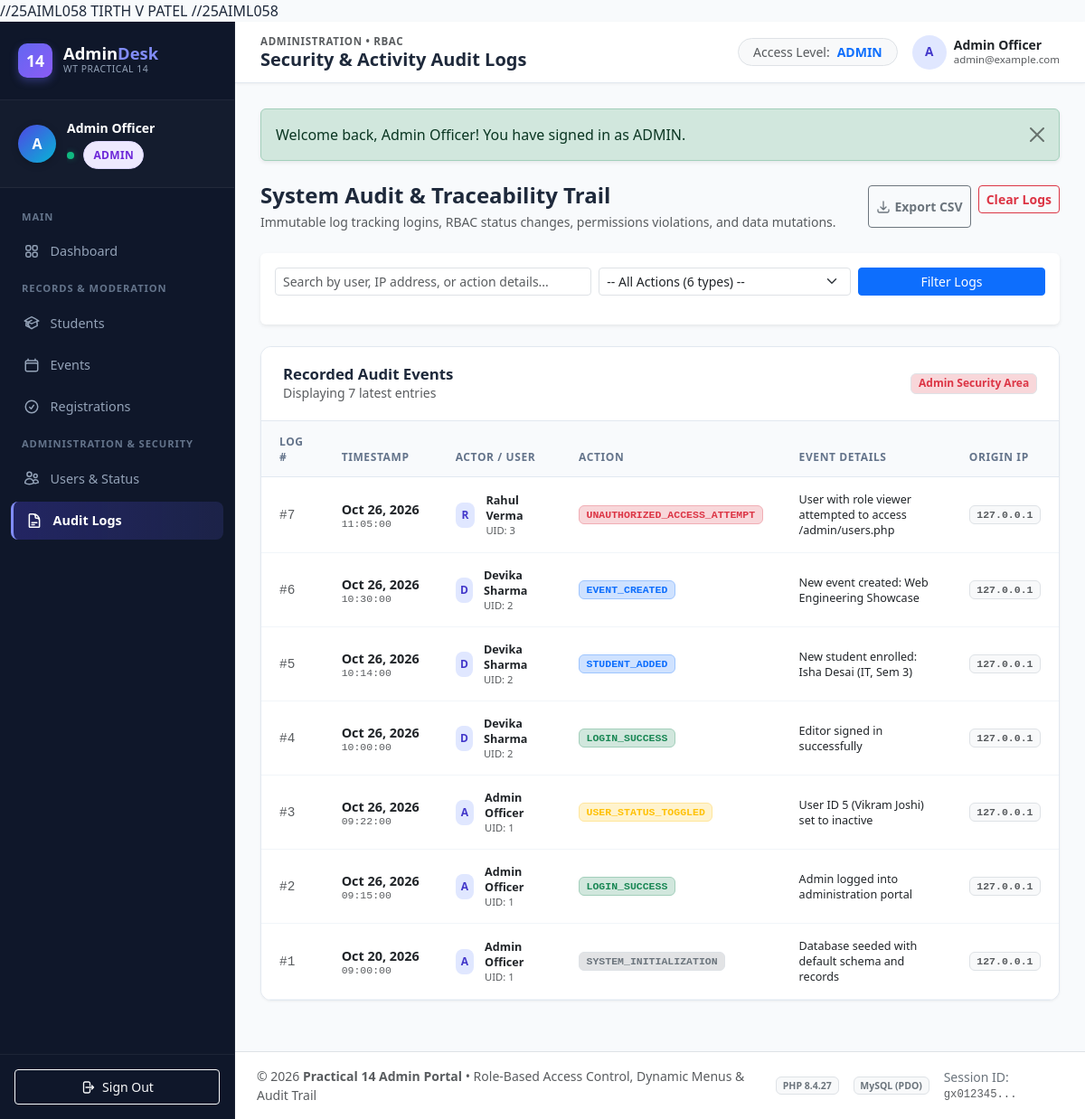
The app's page /admin/audit-logs.php (signed in) with its own data.
### tables this page shows
CREATE TABLE `audit_logs` (
    `id` BIGINT UNSIGNED AUTO_INCREMENT PRIMARY KEY,
    `user_id` INT UNSIGNED NULL,
    `user_name` VARCHAR(100) NOT NULL,
    `action` VARCHAR(100) NOT NULL,
    `details` TEXT NULL,
    `ip_address` VARCHAR(45) NULL,
    `created_at` TIMESTAMP NOT NULL DEFAULT CURRENT_TIMESTAMP,
    INDEX `idx_audit_action` (`action`),
    INDEX `idx_audit_created` (`created_at`),
    CONSTRAINT `fk_audit_user` FOREIGN KEY (`user_id`) REFERENCES `users` (`id`) ON DELETE SET NULL
);

### includes/auth.php (called while the page is built, shortened)
<?php
require_once __DIR__ . '/../config/db.php';
function e($value): string {
    return htmlspecialchars((string)($value ?? ''), ENT_QUOTES, 'UTF-8');
}
function get_flash(): ?array {
    if (isset($_SESSION['flash'])) {
        $flash = $_SESSION['flash'];
        return $flash;
    }
    return null;
}

### admin/audit-logs.php (the view, shortened to what this page needs)
<?php
require_once __DIR__ . '/../includes/auth.php';
$activePage = 'audit_logs';
$pageTitle = 'Security & Activity Audit Logs';
$assetPrefix = '../';
$search = trim($_GET['search'] ?? '');
$sql = 'SELECT id, user_id, user_name, action, details, ip_address, created_at FROM audit_logs WHERE 1=1';
$params = [];
$sql .= ' ORDER BY id DESC LIMIT 250';
$stmt = $pdo->prepare($sql);
$stmt->execute($params);
$logs = $stmt->fetchAll();
$distinctActions = $pdo->query('SELECT DISTINCT action FROM audit_logs ORDER BY action ASC')->fetchAll(PDO::FETCH_COLUMN);
require __DIR__ . '/../includes/header.php';
?>
<div class="d-flex flex-column flex-md-row justify-content-between align-items-md-center gap-3 mb-4">
    <div>
        <h2 class="h4 fw-bold mb-1">System Audit &amp; Traceability Trail</h2>
        <p class="text-muted small mb-0">
            Immutable log tracking logins, RBAC status changes, permissions violations, and data mutations.
        </p>
    </div>
    <div class="d-flex gap-2">
        <a href="audit-logs.php?export=csv" class="btn btn-outline-secondary btn-sm fw-semibold d-flex align-items-center gap-1">
            <svg xmlns="http://www.w3.org/2000/svg" style="width: 16px; height: 16px;" fill="none" viewBox="0 0 24 24" stroke="currentColor">
                <path stroke-linecap="round" stroke-linejoin="round" stroke-width="2" d="M3 16.5v2.25A2.25 2.25 0 005.25 21h13.5A2.25 2.25 0 0021 18.75V16.5M16.5 12L12 16.5m0 0L7.5 12m4.5 4.5V3" />
            </svg>
            <span>Export CSV</span>
        </a>
        <form method="post" action="audit-logs.php" class="d-inline" onsubmit="return confirm('WARNING: Are you sure you want to clear all audit logs?');">
            <button type="submit" class="btn btn-outline-danger btn-sm fw-semibold">
                Clear Logs
            </button>
        </form>
    </div>
</div>
<div class="card border-0 shadow-sm mb-4">
    <div class="card-body p-3">
        <form method="get" action="audit-logs.php" class="row g-2 align-items-center">
            <div class="col-12 col-md-5">
                <input type="text" name="search" class="form-control form-control-sm" placeholder="Search by user, IP address, or action details..." value="<?= e($search) ?>">
            </div>
            <div class="col-12 col-md-4">
                <select name="action_filter" class="form-select form-select-sm">
                    <option value="">-- All Actions (<?= count($distinctActions) ?> types) --</option>
                </select>
            </div>
            <div class="col-12 col-md-3 d-flex gap-2">
                <button type="submit" class="btn btn-primary btn-sm flex-grow-1">Filter Logs</button>
            </div>
        </form>
    </div>
</div>
<div class="content-panel">
    <div class="panel-header">
        <div>
            <h2>Recorded Audit Events</h2>
            <span class="text-muted small">Displaying <?= count($logs) ?> latest entries</span>
        </div>
        <span class="badge bg-danger-subtle text-danger border">Admin Security Area</span>
    </div>
    <div class="table-responsive">
        <table class="table table-modern align-middle">
            <thead>
                <tr>
                    <th>Log #</th>
                    <th>Timestamp</th>
                    <th>Actor / User</th>
                    <th>Action</th>
                    <th>Event Details</th>
                    <th>Origin IP</th>
                </tr>
            </thead>
            <tbody>
                <?php foreach ($logs as $l): ?>
                    <?php
                    $actionBadgeClass = 'bg-secondary-subtle text-secondary';
                    if (strpos($l['action'], 'LOGIN_SUCCESS') !== false) {
                        $actionBadgeClass = 'bg-success-subtle text-success border-success-subtle';
                    } elseif (strpos($l['action'], 'UNAUTHORIZED') !== false || strpos($l['action'], 'LOGIN_FAILED') !== false) {
                        $actionBadgeClass = 'bg-danger-subtle text-danger border-danger-subtle';
                    } elseif (strpos($l['action'], 'STATUS_TOGGLED') !== false || strpos($l['action'], 'ROLE_CHANGED') !== false) {
                        $actionBadgeClass = 'bg-warning-subtle text-warning border-warning-subtle';
                    } elseif (strpos($l['action'], 'DELETED') !== false || strpos($l['action'], 'CANCELLED') !== false) {
                        $actionBadgeClass = 'bg-danger-subtle text-danger border-danger-subtle';
                    } elseif (strpos($l['action'], 'CREATED') !== false || strpos($l['action'], 'ADDED') !== false) {
                        $actionBadgeClass = 'bg-primary-subtle text-primary border-primary-subtle';
                    }
                    ?>
                    <tr>
                        <td class="font-monospace text-muted small">#<?= (int)$l['id'] ?></td>
                        <td class="small text-nowrap">
                            <div class="fw-semibold text-dark"><?= date('M d, Y', strtotime($l['created_at'])) ?></div>
                            <div class="text-muted font-monospace" style="font-size: 0.72rem;"><?= date('H:i:s', strtotime($l['created_at'])) ?></div>
                        </td>
                        <td>
                            <div class="person-cell">
                                <div class="cell-avatar" style="width: 28px; height: 28px; font-size: 0.75rem;">
                                    <?= strtoupper(substr($l['user_name'], 0, 1)) ?>
                                </div>
                                <div>
                                    <div class="fw-semibold text-dark small"><?= e($l['user_name']) ?></div>
                                    <div class="text-muted" style="font-size: 0.7rem;">UID: <?= (int)($l['user_id'] ?? 0) ?></div>
                                </div>
                            </div>
                        </td>
                        <td>
                            <span class="badge border font-monospace <?= $actionBadgeClass ?>" style="font-size: 0.72rem;">
                                <?= e($l['action']) ?>
                            </span>
                        </td>
                        <td>
                            <div class="small text-dark" style="max-width: 420px; line-height: 1.35;">
                                <?= e($l['details']) ?>
                            </div>
                        </td>
                        <td>
                            <span class="badge bg-light text-muted border font-monospace" style="font-size: 0.72rem;">
                                <?= e($l['ip_address'] ?: '127.0.0.1') ?>
                            </span>
                        </td>
                    </tr>
                <?php endforeach; ?>
            </tbody>
        </table>
    </div>
</div>
<?php require __DIR__ . '/../includes/footer.php'; ?>

### config/db.php (shortened to what this page needs)
//25AIML058

### includes/header.php (shortened to what this page needs)
<?php
$user = $_SESSION['user'] ?? null;
$userRole = $user['role'] ?? 'viewer';
$assetPrefix = $assetPrefix ?? '';
$activePage = $activePage ?? 'dashboard';
$pageTitle = $pageTitle ?? 'Admin Dashboard';
$flash = function_exists('get_flash') ? get_flash() : null;
?>
<!DOCTYPE html>
<html lang="en">
<head>
    <link rel="stylesheet" href="https://cdn.jsdelivr.net/npm/bootstrap@5.3.3/dist/css/bootstrap.min.css">
    <link rel="stylesheet" href="<?= $assetPrefix ?>assets/css/style.css">
</head>
<body>
<div class="app-container">
    <aside class="app-sidebar">
        <a href="<?= $assetPrefix ?>dashboard.php" class="sidebar-brand">
            <div class="brand-icon-box">14</div>
            <div>
                <div style="line-height: 1.1;">Admin<span style="color: #818cf8;">Desk</span></div>
                <div style="font-size: 0.65rem; color: #94a3b8; font-weight: 400; text-transform: uppercase; letter-spacing: 0.05em;">WT Practical 14</div>
            </div>
        </a>
        <div class="sidebar-profile">
            <div class="user-avatar-circle">
                <?= strtoupper(substr($user['name'] ?? 'U', 0, 1)) ?>
            </div>
            <div class="text-truncate">
                <div class="text-white fw-bold small text-truncate" style="max-width: 140px;">
                    <?= htmlspecialchars($user['name'] ?? 'User', ENT_QUOTES, 'UTF-8') ?>
                </div>
                <div class="d-flex align-items-center gap-1 mt-1">
                    <span class="status-dot active"></span>
                    <span class="badge-role <?= htmlspecialchars($userRole, ENT_QUOTES, 'UTF-8') ?>">
                        <?= htmlspecialchars(strtoupper($userRole), ENT_QUOTES, 'UTF-8') ?>
                    </span>
                </div>
            </div>
        </div>
        <nav class="sidebar-nav">
            <?php foreach ($menuItems as $section): ?>
                <?php
                $visibleItems = array_filter($section['items'], function ($item) use ($userRole) {
                    return in_array($userRole, $item['roles'], true);
                });
                ?>
                <?php if (!empty($visibleItems)): ?>
                    <div class="nav-section-title"><?= htmlspecialchars($section['section'], ENT_QUOTES, 'UTF-8') ?></div>
                    <?php foreach ($visibleItems as $item): ?>
                        <a href="<?= $item['url'] ?>" class="<?= ($activePage === $item['id']) ? 'active' : '' ?>">
                            <?= $item['icon'] ?>
                            <span><?= htmlspecialchars($item['title'], ENT_QUOTES, 'UTF-8') ?></span>
                        </a>
                    <?php endforeach; ?>
                <?php endif; ?>
            <?php endforeach; ?>
        </nav>
        <div class="sidebar-footer">
            <a href="<?= $assetPrefix ?>logout.php" class="btn btn-outline-light btn-sm w-100 d-flex align-items-center justify-content-center gap-2 py-2">
                <span>Sign Out</span>
            </a>
        </div>
    </aside>
    <div class="app-main">
        <header class="app-topbar">
            <div class="topbar-left">
                <div class="topbar-title">
                    <span class="text-uppercase small fw-bold text-muted" style="font-size: 0.72rem; letter-spacing: 0.06em;">ADMINISTRATION &bull; RBAC</span>
                    <h1><?= htmlspecialchars($pageTitle, ENT_QUOTES, 'UTF-8') ?></h1>
                </div>
            </div>
            <div class="d-flex align-items-center gap-3">
                <div class="d-none d-md-flex align-items-center gap-2 bg-light px-3 py-1 rounded-pill border small">
                    <span class="text-muted">Access Level:</span>
                    <strong class="text-primary text-uppercase"><?= htmlspecialchars($userRole, ENT_QUOTES, 'UTF-8') ?></strong>
                </div>
                <div class="d-flex align-items-center gap-2">
                    <div class="cell-avatar" style="width: 38px; height: 38px; border-radius: 50%;">
                        <?= strtoupper(substr($user['name'] ?? 'U', 0, 1)) ?>
                    </div>
                    <div class="d-none d-sm-block text-start" style="line-height: 1.2;">
                        <div class="small fw-bold text-dark"><?= htmlspecialchars($user['name'] ?? 'User', ENT_QUOTES, 'UTF-8') ?></div>
                        <div class="text-muted" style="font-size: 0.72rem;"><?= htmlspecialchars($user['email'] ?? '', ENT_QUOTES, 'UTF-8') ?></div>
                    </div>
                </div>
            </div>
        </header>
        <main class="app-content">
            <?php if ($flash): ?>
                <div class="alert alert-<?= htmlspecialchars($flash['type'], ENT_QUOTES, 'UTF-8') ?> alert-dismissible fade show shadow-sm mb-4" role="alert">
                    <?= htmlspecialchars($flash['message'], ENT_QUOTES, 'UTF-8') ?>
                    <button type="button" class="btn-close" data-bs-dismiss="alert" aria-label="Close"></button>
                </div>
            <?php endif; ?>

### includes/footer.php (shortened to what this page needs)
        </main>
        <footer class="py-3 px-4 bg-white border-top text-muted small d-flex flex-column flex-md-row justify-content-between align-items-center gap-2">
            <div>
                &copy; <?= date('Y') ?> <strong>Practical 14 Admin Portal</strong> &bull; Role-Based Access Control, Dynamic Menus &amp; Audit Trail
            </div>
            <div class="d-flex align-items-center gap-3">
                <span class="badge bg-light text-secondary border">PHP <?= phpversion() ?></span>
                <span class="badge bg-light text-secondary border">MySQL (PDO)</span>
                <span class="text-secondary">Session ID: <code class="text-muted"><?= substr(session_id(), 0, 8) ?>...</code></span>
            </div>
        </footer>
    </div>
</div>
</body>
</html>

### records on screen
audit_logs: id "7", created_at "Oct 26, 2026", created_at "11:05:00", user_name "R", user_name "Rahul Verma", user "3", action "UNAUTHORIZED_ACCESS_ATTEMPT", details "User with role viewer attempted to access /admin/users.php", ip_address "127.0.0.1"
audit_logs: id "6", created_at "Oct 26, 2026", created_at "10:30:00", user_name "D", user_name "Devika Sharma", user "2", action "EVENT_CREATED", details "New event created: Web Engineering Showcase", ip_address "127.0.0.1"
audit_logs: id "5", created_at "Oct 26, 2026", created_at "10:14:00", user_name "D", user_name "Devika Sharma", user "2", action "STUDENT_ADDED", details "New student enrolled: Isha Desai (IT, Sem 3)", ip_address "127.0.0.1"
audit_logs: id "4", created_at "Oct 26, 2026", created_at "10:00:00", user_name "D", user_name "Devika Sharma", user "2", action "LOGIN_SUCCESS", details "Editor signed in successfully", ip_address "127.0.0.1"
audit_logs: id "3", created_at "Oct 26, 2026", created_at "09:22:00", user_name "A", user_name "Admin Officer", user "1", action "USER_STATUS_TOGGLED", details "User ID 5 (Vikram Joshi) set to inactive", ip_address "127.0.0.1"
audit_logs: id "2", created_at "Oct 26, 2026", created_at "09:15:00", user_name "A", user_name "Admin Officer", user "1", action "LOGIN_SUCCESS", details "Admin logged into administration portal", ip_address "127.0.0.1"
audit_logs: id "1", created_at "Oct 20, 2026", created_at "09:00:00", user_name "A", user_name "Admin Officer", user "1", action "SYSTEM_INITIALIZATION", details "Database seeded with default schema and records", ip_address "127.0.0.1"

### other values on screen
substr($user['name'] ?? 'U', 0, 1) "A"
$user['name'] "Admin Officer"
$userRole "ADMIN"
$section['section'] "MAIN"
$item['title'] "Dashboard"
$section['section'] "RECORDS & MODERATION"
$item['title'] "Students"
$item['title'] "Events"
$item['title'] "Registrations"
$section['section'] "ADMINISTRATION & SECURITY"
$item['title'] "Users & Status"
$item['title'] "Audit Logs"
$pageTitle "Security & Activity Audit Logs"
$user['email'] "admin@example.com"
$flash['message'] "Welcome back, Admin Officer! You have signed in as ADMIN."
